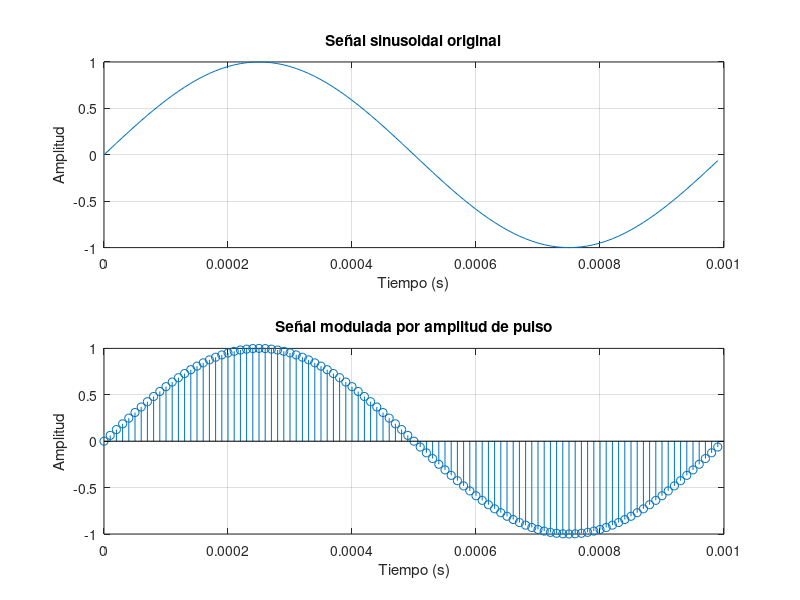

Source code (MATLAB):
A = 1; % Amplitud
fc = 1000; % Frecuencia en Hz
fs = 100000; % Frecuencia de muestreo en Hz
T = 1/fs; % Período de muestreo
duracion = 1/fc; % Duracion de la señal en segundos

% Generar la señal sinusoidal
t = 0:T:duracion-T; % Vector de tiempo
m_t = A * sin(2*pi*fc*t); % Señal sinusoidal

% Modulación por amplitud de pulso (PAM)
pulsos = zeros(1, length(t)); % Inicializar el vector de pulsos
for i = 1:length(t)
    pulsos(i) = m_t(i);

end

% Graficar la señal sinusoidal original y la señal modulada
figure;
subplot(2,1,1);
plot(t, m_t);
title('Señal sinusoidal original');
xlabel('Tiempo (s)');
ylabel('Amplitud');
grid on;

subplot(2,1,2);
stem(t, pulsos);
title('Señal modulada por amplitud de pulso');
xlabel('Tiempo (s)');
ylabel('Amplitud');
grid on;